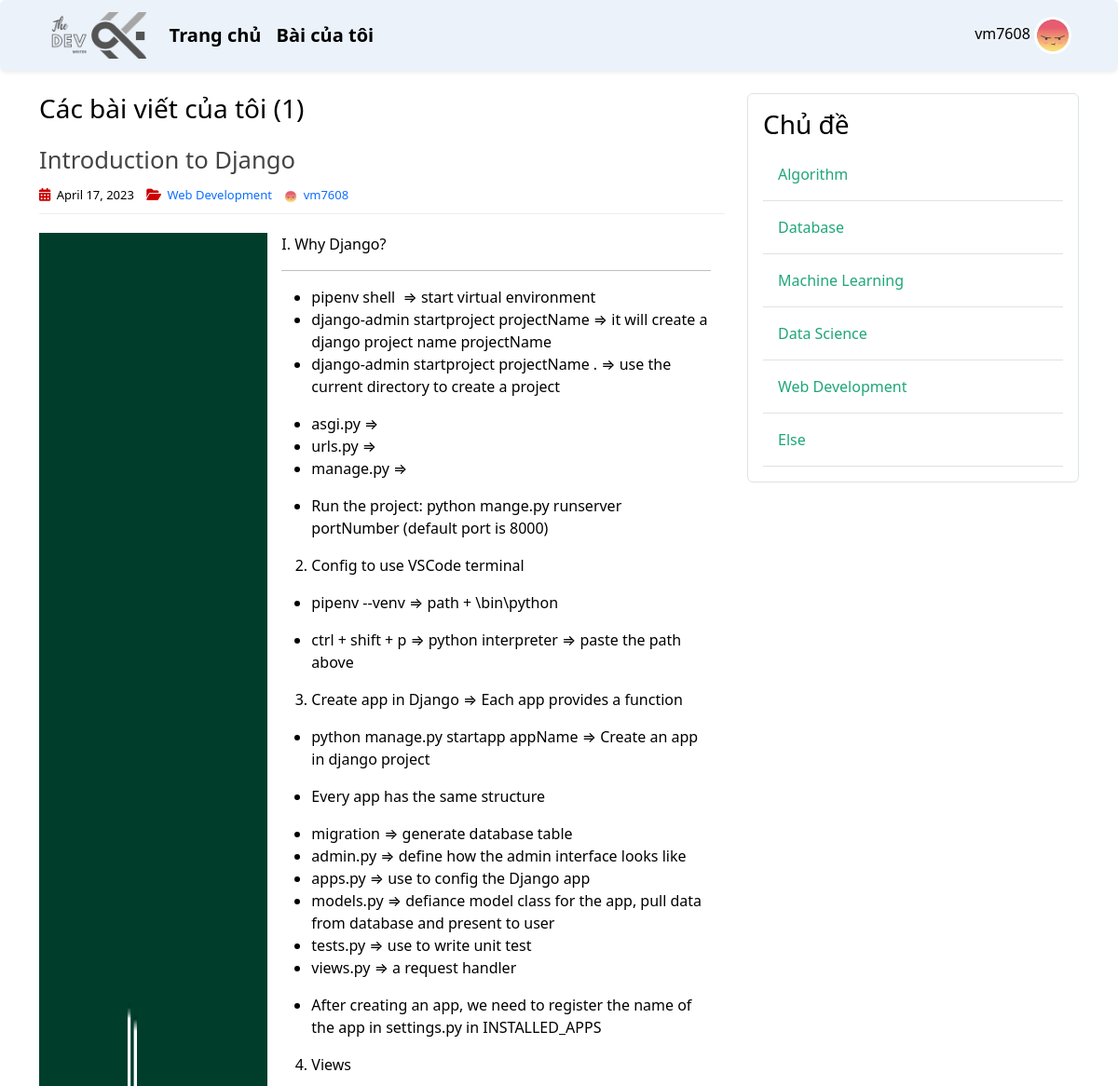
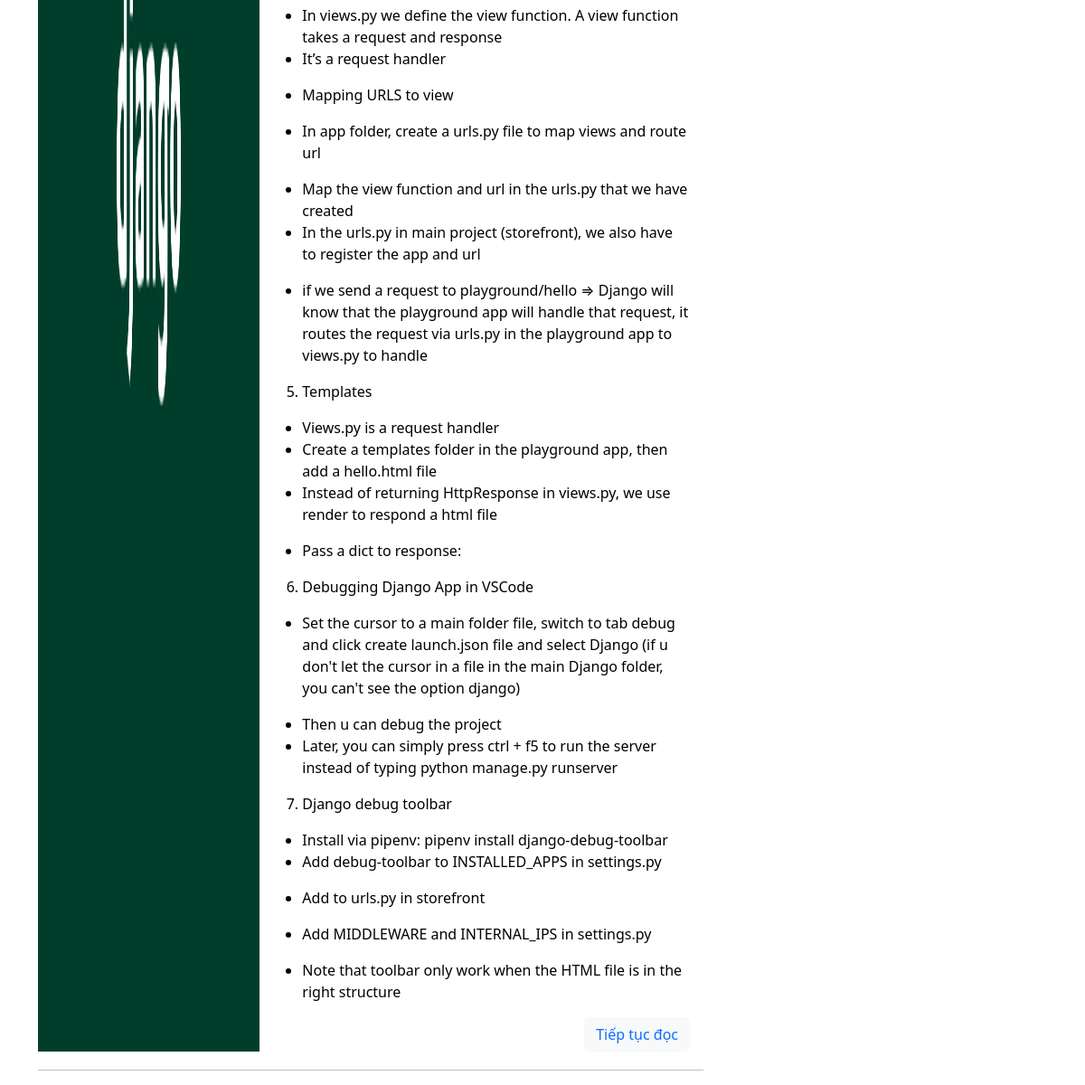
The page /mine (signed in) on the database its author committed (2 pictures, top to bottom).
### user_app/models.py (models this page shows, shortened)
class Profile(models.Model):
    user = models.OneToOneField(User, on_delete=models.CASCADE)
    avatar = models.ImageField(default='default.jpg', upload_to='profile_pics')

### post_app/models.py (models this page shows, shortened)
class Post(models.Model):
    title = models.CharField(max_length=256)
    content = RichTextField(blank=True, null=True)
    date_posted = models.DateTimeField(default=timezone.now)
    author = models.ForeignKey(User, on_delete=models.CASCADE)
    image = models.ImageField(
        default='post_default.jpg', upload_to='post_pics')
    topic = models.ForeignKey(
        Topic, on_delete=models.CASCADE, null=True, blank=False)

class Topic(models.Model):
    name = models.CharField(max_length=256)

### post_app/views.py (the view)
# urls.py: path('mine', MyPostListView.as_view(), name='mine'),
class MyPostListView(ListView):
    model = Post
    template_name = 'post/my_posts.html'
    context_object_name = 'posts'
    paginate_by = 5
    def get_queryset(self):
        user = self.request.user
        return Post.objects.filter(author=user).order_by('-date_posted')
    def get_context_data(self, **kwargs):
        user = self.request.user
        context = super(MyPostListView, self).get_context_data(**kwargs)
        context['posts'] = Post.objects.filter(
            author=user).order_by('-date_posted')
        context['topics'] = Topic.objects.all()
        return context

### post_app/templates/post/my_posts.html (shortened to what this page needs)
{% extends 'base.html' %}
{% load static %}
{% block post_content %}
<head>
    <link rel="stylesheet" type="text/css" href="{% static 'article/home.css' %}">
</head>
    <h3 class="mb-3">Các bài viết của tôi ({{ page_obj.paginator.count }})</h3>
    {% for post in posts %}
    <article>
        <header>
            <h2>
                <a href="{% url 'post-detail' post.id %}" class="post-title">
                    {{ post.title }}
                </a>
            </h2>
            <div class="entry-meta">
                <span>
                    <i class="fa-solid fa-calendar-days"></i>
                    {{ post.date_posted | date:"F d, Y" }}
                </span>
                <span>
                    <i class="fa-solid fa-folder-open"></i>
                    <a href="{% url 'topic-posts' post.topic.id %}" class="topic-link">
                        {{ post.topic.name }}
                    </a>
                </span>
                <span>
                    <img class="rounded-circle account-img" src="{{ post.author.profile.avatar.url }}" alt="account-image">
                    <a href="{% url 'user-posts' post.author.username %}" class="ms-auto">{{ post.author }}</a>
                </span>
            </div>
        </header>
        <div class="entry-content">
            <img class="col-sm-4" src="{{ post.image.url }}" alt="image">
            <div class="post-content">
                <div class="truncate-content">
                    {{ post.content|safe }}
                </div>
                <p>
                    <button type="button" class="btn btn-light">
                        <a href="{% url 'post-detail' post.id %}">
                            Tiếp tục đọc
                        </a>
                    </button>
                </p>
            </div>
        </div>
    </article>
        <hr class="section-divider">
    {% endfor%}
{% endblock post_content %}
{% block topic_content %}
    {% include 'topic/topic_sidebar.html' %}
{% endblock topic_content %}

### templates/base.html (shortened to what this page needs)
{% load static %}
<!DOCTYPE html>
<html lang="en">
<head>
    <link href="https://cdn.jsdelivr.net/npm/bootstrap@5.2.0-beta1/dist/css/bootstrap.min.css" rel="stylesheet">
    <link rel="stylesheet" type="text/css" href="{% static 'css/main.css' %}">
    <link rel="stylesheet" href="https://cdnjs.cloudflare.com/ajax/libs/font-awesome/6.1.1/css/all.min.css" />
</head>
<body>
    <header>
        <nav class="navbar navbar-expand-md fixed-top navbar-light shadow-sm rounded">
            <div class="container">
                <a href="{% url 'home' %}" class="navbar-brand mr-4">
                    <img id="logo" src="{% static 'images/logo.png' %}" alt="logo">
                </a>
                <div class="collapse navbar-collapse">
                    <div class="navbar-nav">
                        <a href="{% url 'home' %}" class="nav-item nav-link fs-5 fw-bold">Trang chủ</a>
                        {% if user.is_authenticated %}
                        <a href="{% url 'mine' %}" class="nav-item nav-link fs-5 fw-bold">Bài của tôi</a>
                        {% endif %}
                    </div>
                    <div class="navbar-nav">
                        {% if user.is_authenticated %}
                            <div class="dropdown nav-item nav-link">
                                <div type="button" id="dropdownMenuButton1" data-bs-toggle="dropdown" aria-expanded="false">
                                    <span>{{ user.username }}</span>
                                    <img src="{{ user.profile.avatar.url }}" alt="avatar" class="rounded-circle navbar-avatar-img">
                                </div>
                            </div>
                        {% endif %}
                    </div>
                </div>
            </div>
        </nav>
    </header>
    <main role="main" class="container">
        <div class="row">
            <div class="col-md-8">
                {% block post_content %}{% endblock %}
            </div>
            <div class="col-md-4">
                {% block topic_content %}{% endblock %}
            </div>
        </div>
    </main>
</html>

### post_app/templates/topic/topic_sidebar.html
<div class="content-section border p-3 rounded">
    <h3>Chủ đề</h3>
    {% for topic in topics %}
        <a href="{% url 'topic-posts' topic.id %}" class="topic-link">
            <div class="border-bottom w-100 p-3">
                {{topic.name}}
            </div>
        </a>
    {% endfor%}
</div>

### tech_forum/static/css/main.css (style rules this page uses)
body { color: #000; margin-top: 5rem; }
a, a:hover { text-decoration: none; }
header > nav { background-color: #EBF2FA !important; }
.navbar-expand-md .navbar-collapse { justify-content: space-between; }
.nav-item.nav-link { display: inline; color: #000; }
.navbar-avatar-img { height: 40px; width: 40px; }
#logo { height: 50px; }
main { margin-top: 100px; }

### post_app/static/article/home.css (style rules this page uses)
a, a:hover { text-decoration: none; }
article { margin-bottom: 20px; }
article header { border-bottom: 1px solid #eee; padding-bottom: 9px; }
.post-title { color: #444; font-size: 1.6rem; }
.entry-meta span { font-size: 13px; margin-right: 10px; }
.entry-meta i { font-size: 14px; margin-right: 3px; color: #cc0000; }
.account-img { height: 14px; width: 14px; margin-right: 3px; border: #cc0000; }
.truncate-content p:first-child { display: -webkit-box; -webkit-line-clamp: 6; -webkit-box-orient: vertical; overflow: hidden; text-overflow: ellipsis; margin-bottom: 0; text-align: justify; }
.entry-content { display: flex; flex-direction: row; margin-top: 20px; }
.post-content { display: flex; flex-direction: column; justify-content: space-between; align-items: flex-end; min-height: 1px; padding-right: 15px; padding-left: 15px; }
.post-content > * { margin-bottom: 0; }
.topic-link div { color: #1fa67a; }

### rows shown on the page
Post: title "Introduction to Django", date_posted "April 17, 2023", topic.name "Web Development", author.profile.avatar (picture), author "vm7608", image (picture), content "I. Why Django? pipenv shell ⇒ start virtual environment django-admin startproject projectName ⇒ it will create a django project name projectName django-admin startproject projectName . ⇒ use the current directory to create a project asgi.py ⇒ urls.py ⇒ manage.py ⇒ Run the project: python mange.py runserver portNumber (default port is 8000) Config to use VSCode terminal pipenv --venv ⇒ path + \\bin\\python ctrl + shift + p ⇒ python interpreter ⇒ paste the path above Create app in Django ⇒ Each app provides a function python manage.py startapp appName ⇒ Create an app in django project Every app has the same structure migration ⇒ generate database table admin.py ⇒ define how the admin interface…"
Topic: name "Algorithm"
Topic: name "Database"
Topic: name "Machine Learning"
Topic: name "Data Science"
Topic: name "Web Development"
Topic: name "Else"

### other values the page prints
{{ user.username }} "vm7608"
{{ page_obj.paginator.count }} "1"
